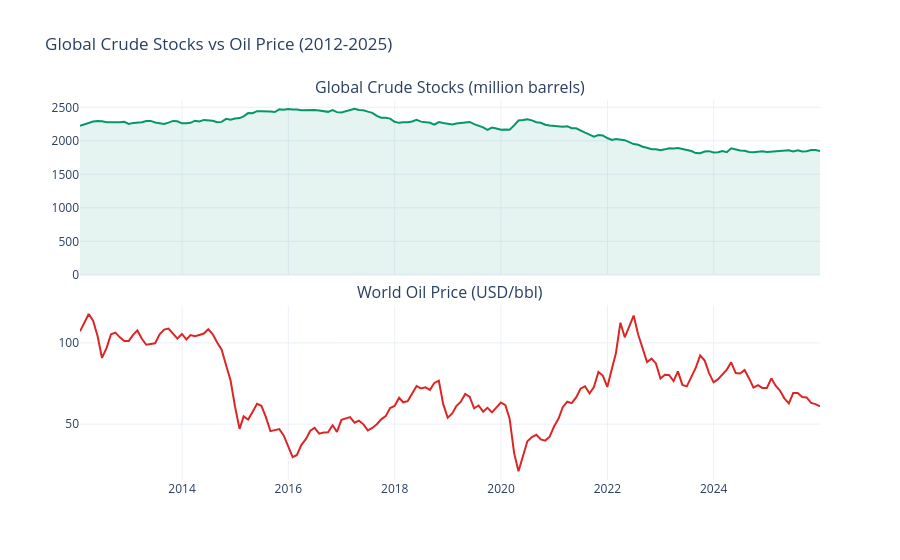

Notebook code cell kept with this figure:
### Markdown cell above
## 4. Global Stocks vs Price (2012-2025)

### Code cell
glob_price = glob_stocks.join(prices[['price_world']], how='inner').dropna()

fig = make_subplots(rows=2, cols=1, shared_xaxes=True, vertical_spacing=0.08,
                    subplot_titles=['Global Crude Stocks (million barrels)',
                                    'World Oil Price (USD/bbl)'])

fig.add_trace(go.Scatter(
    x=glob_price.index, y=glob_price['global_stocks_mmbbl'],
    mode='lines', name='Global stocks',
    fill='tozeroy', fillcolor='rgba(5,150,105,0.1)',
    line=dict(color='#059669', width=2)
), row=1, col=1)

fig.add_trace(go.Scatter(
    x=glob_price.index, y=glob_price['price_world'],
    mode='lines', name='Price',
    line=dict(color='#DC2626', width=2)
), row=2, col=1)

fig.update_layout(
    title='Global Crude Stocks vs Oil Price (2012-2025)',
    template='plotly_white', height=560, hovermode='x unified',
    showlegend=False
)
fig.show()

### Figure 1 — Plotly figure (JSON) as saved in the notebook; plotly's stock layout.template omitted (floating-point values rounded to 4 significant figures; data arrays with more than 128 entries replaced by an {"elided": "..."} marker saying what was removed)
{"data": [{"fill": "tozeroy", "fillcolor": "rgba(5,150,105,0.1)", "line": {"color": "#059669", "width": 2}, "mode": "lines", "name": "Global stocks", "type": "scatter", "x": {"elided": "168 str values"}, "xaxis": "x", "y": {"elided": "168 float values"}, "yaxis": "y"}, {"line": {"color": "#DC2626", "width": 2}, "mode": "lines", "name": "Price", "type": "scatter", "x": {"elided": "168 str values"}, "xaxis": "x2", "y": {"elided": "168 float values"}, "yaxis": "y2"}], "layout": {"annotations": [{"font": {"size": 16}, "showarrow": false, "text": "Global Crude Stocks (million barrels)", "x": 0.5, "xanchor": "center", "xref": "paper", "y": 1, "yanchor": "bottom", "yref": "paper"}, {"font": {"size": 16}, "showarrow": false, "text": "World Oil Price (USD/bbl)", "x": 0.5, "xanchor": "center", "xref": "paper", "y": 0.46, "yanchor": "bottom", "yref": "paper"}], "height": 560, "hovermode": "x unified", "showlegend": false, "title": {"text": "Global Crude Stocks vs Oil Price (2012-2025)"}, "xaxis": {"anchor": "y", "domain": [0, 1], "matches": "x2", "showticklabels": false}, "xaxis2": {"anchor": "y2", "domain": [0, 1]}, "yaxis": {"anchor": "x", "domain": [0.54, 1]}, "yaxis2": {"anchor": "x2", "domain": [0, 0.46]}}}
